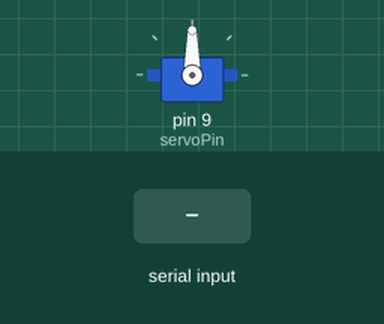
A sketch run on a simulated Arduino Uno, built with avr-gcc and run on an emulated ATmega328P. Shown: servo. Inputs (shaded band) come from the test bench.

Above: at 1.2 s.
1.3 s: "d,45\n" received over Serial
At 2.1 s:
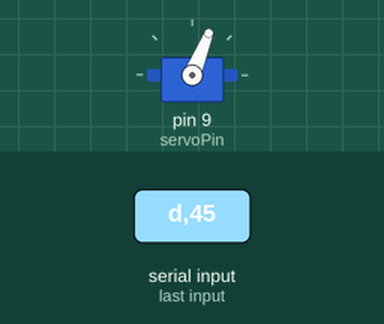
2.8 s: "d" received over Serial
At 5.0 s:
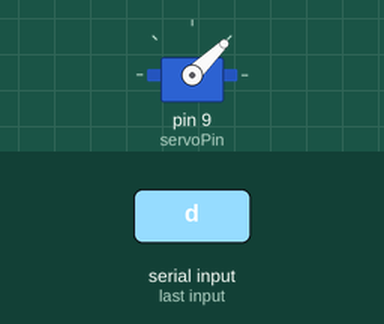
5.3 s: "i,45\n" received over Serial
At 6.4 s:
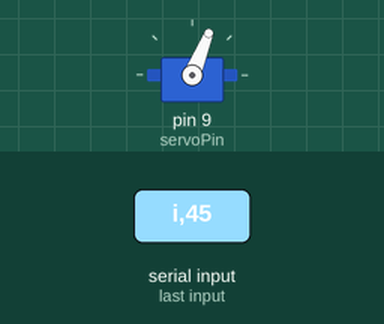
6.8 s: "i" received over Serial
At 8.1 s:
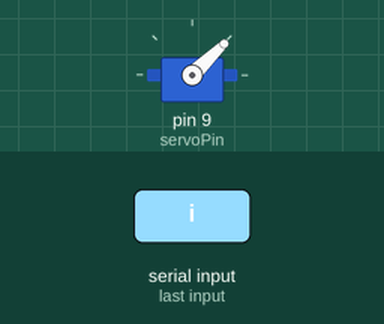
Timing chart, 0 to 9.8 s (numbered marks = the images above; inputs shaded):
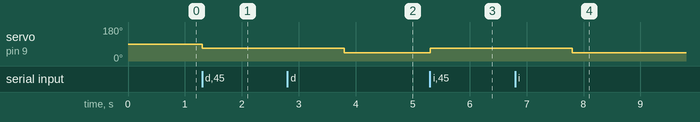

Measured:
- after the input at 1.3 s, servo on pin 9 (servoPin): 90° → 68° at once
- after the input at 2.8 s, servo on pin 9 (servoPin): 68° → 44° after 1.0 s
- after the input at 5.3 s, servo on pin 9 (servoPin): 44° → 68° at once
- after the input at 6.8 s, servo on pin 9 (servoPin): 68° → 44° after 1.0 s

The sketch:

arduino.ino
```cpp
#include <Servo.h>

Servo myServo;
int servoPin = 9;

void setup() {
  myServo.attach(servoPin);
  Serial.begin(9600);
}

void loop() {
  if (Serial.available() > 0) {
    char direccion = Serial.read();
    int angulo = Serial.parseInt();

    if (direccion == 'd') {
      rotateServo(angulo, 'd');
    } else if (direccion == 'i') {
      rotateServo(angulo, 'i');
    }
  }
}

void rotateServo(int angulo, char direccion) {
  int currentMicroseconds = myServo.readMicroseconds();
  int targetMicroseconds = map(angulo, 0, 180, 1000, 2000);

  if (direccion == 'r') {
    while (currentMicroseconds < targetMicroseconds) {
      currentMicroseconds += 1;
      if (currentMicroseconds > targetMicroseconds) currentMicroseconds = targetMicroseconds;
      myServo.writeMicroseconds(currentMicroseconds);
      delay(15);
    }
  } else if (direccion == 'l') {
    while (currentMicroseconds > targetMicroseconds) {
      currentMicroseconds -= 1;
      if (currentMicroseconds < targetMicroseconds) currentMicroseconds = targetMicroseconds;
      myServo.writeMicroseconds(currentMicroseconds);
      delay(15);
    }
  }

  myServo.writeMicroseconds(targetMicroseconds);
}
```
